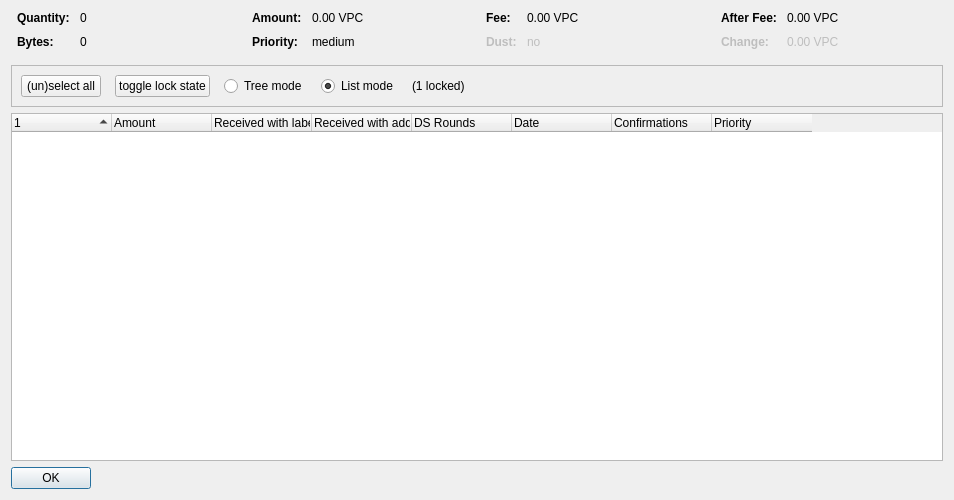
<?xml version="1.0" encoding="UTF-8"?>
<ui version="4.0">
 <class>CoinControlDialog</class>
 <widget class="QDialog" name="CoinControlDialog">
  <property name="geometry">
   <rect>
    <x>0</x>
    <y>0</y>
    <width>954</width>
    <height>500</height>
   </rect>
  </property>
  <property name="windowTitle">
   <string>Coin Selection</string>
  </property>
  <layout class="QVBoxLayout" name="verticalLayout">
   <item>
    <layout class="QHBoxLayout" name="horizontalLayoutTop" stretch="0,0,0,0">
     <property name="topMargin">
      <number>0</number>
     </property>
     <property name="bottomMargin">
      <number>10</number>
     </property>
     <item>
      <layout class="QFormLayout" name="formLayoutCoinControl1">
       <property name="horizontalSpacing">
        <number>10</number>
       </property>
       <property name="verticalSpacing">
        <number>10</number>
       </property>
       <property name="leftMargin">
        <number>6</number>
       </property>
       <property name="rightMargin">
        <number>6</number>
       </property>
       <item row="0" column="0">
        <widget class="QLabel" name="labelCoinControlQuantityText">
         <property name="font">
          <font>
           <weight>75</weight>
           <bold>true</bold>
          </font>
         </property>
         <property name="text">
          <string>Quantity:</string>
         </property>
        </widget>
       </item>
       <item row="0" column="1">
        <widget class="QLabel" name="labelCoinControlQuantity">
         <property name="cursor">
          <cursorShape>IBeamCursor</cursorShape>
         </property>
         <property name="contextMenuPolicy">
          <enum>Qt::ActionsContextMenu</enum>
         </property>
         <property name="text">
          <string notr="true">0</string>
         </property>
         <property name="textInteractionFlags">
          <set>Qt::LinksAccessibleByMouse|Qt::TextSelectableByKeyboard|Qt::TextSelectableByMouse</set>
         </property>
        </widget>
       </item>
       <item row="1" column="0">
        <widget class="QLabel" name="labelCoinControlBytesText">
         <property name="font">
          <font>
           <weight>75</weight>
           <bold>true</bold>
          </font>
         </property>
         <property name="text">
          <string>Bytes:</string>
         </property>
        </widget>
       </item>
       <item row="1" column="1">
        <widget class="QLabel" name="labelCoinControlBytes">
         <property name="cursor">
          <cursorShape>IBeamCursor</cursorShape>
         </property>
         <property name="contextMenuPolicy">
          <enum>Qt::ActionsContextMenu</enum>
         </property>
         <property name="text">
          <string notr="true">0</string>
         </property>
         <property name="textInteractionFlags">
          <set>Qt::LinksAccessibleByMouse|Qt::TextSelectableByKeyboard|Qt::TextSelectableByMouse</set>
         </property>
        </widget>
       </item>
      </layout>
     </item>
     <item>
      <layout class="QFormLayout" name="formLayoutCoinControl2">
       <property name="horizontalSpacing">
        <number>10</number>
       </property>
       <property name="verticalSpacing">
        <number>10</number>
       </property>
       <property name="leftMargin">
        <number>6</number>
       </property>
       <property name="rightMargin">
        <number>6</number>
       </property>
       <item row="0" column="0">
        <widget class="QLabel" name="labelCoinControlAmountText">
         <property name="font">
          <font>
           <weight>75</weight>
           <bold>true</bold>
          </font>
         </property>
         <property name="text">
          <string>Amount:</string>
         </property>
        </widget>
       </item>
       <item row="0" column="1">
        <widget class="QLabel" name="labelCoinControlAmount">
         <property name="cursor">
          <cursorShape>IBeamCursor</cursorShape>
         </property>
         <property name="contextMenuPolicy">
          <enum>Qt::ActionsContextMenu</enum>
         </property>
         <property name="text">
          <string notr="true">0.00 VPC</string>
         </property>
         <property name="textInteractionFlags">
          <set>Qt::LinksAccessibleByMouse|Qt::TextSelectableByKeyboard|Qt::TextSelectableByMouse</set>
         </property>
        </widget>
       </item>
       <item row="1" column="0">
        <widget class="QLabel" name="labelCoinControlPriorityText">
         <property name="font">
          <font>
           <weight>75</weight>
           <bold>true</bold>
          </font>
         </property>
         <property name="text">
          <string>Priority:</string>
         </property>
        </widget>
       </item>
       <item row="1" column="1">
        <widget class="QLabel" name="labelCoinControlPriority">
         <property name="cursor">
          <cursorShape>IBeamCursor</cursorShape>
         </property>
         <property name="contextMenuPolicy">
          <enum>Qt::ActionsContextMenu</enum>
         </property>
         <property name="text">
          <string>medium</string>
         </property>
         <property name="textInteractionFlags">
          <set>Qt::LinksAccessibleByMouse|Qt::TextSelectableByKeyboard|Qt::TextSelectableByMouse</set>
         </property>
        </widget>
       </item>
      </layout>
     </item>
     <item>
      <layout class="QFormLayout" name="formLayoutCoinControl3">
       <property name="horizontalSpacing">
        <number>10</number>
       </property>
       <property name="verticalSpacing">
        <number>10</number>
       </property>
       <property name="leftMargin">
        <number>6</number>
       </property>
       <property name="rightMargin">
        <number>6</number>
       </property>
       <item row="0" column="0">
        <widget class="QLabel" name="labelCoinControlFeeText">
         <property name="font">
          <font>
           <weight>75</weight>
           <bold>true</bold>
          </font>
         </property>
         <property name="text">
          <string>Fee:</string>
         </property>
        </widget>
       </item>
       <item row="0" column="1">
        <widget class="QLabel" name="labelCoinControlFee">
         <property name="cursor">
          <cursorShape>IBeamCursor</cursorShape>
         </property>
         <property name="contextMenuPolicy">
          <enum>Qt::ActionsContextMenu</enum>
         </property>
         <property name="text">
          <string notr="true">0.00 VPC</string>
         </property>
         <property name="textInteractionFlags">
          <set>Qt::LinksAccessibleByMouse|Qt::TextSelectableByKeyboard|Qt::TextSelectableByMouse</set>
         </property>
        </widget>
       </item>
       <item row="1" column="0">
        <widget class="QLabel" name="labelCoinControlLowOutputText">
         <property name="enabled">
          <bool>false</bool>
         </property>
         <property name="font">
          <font>
           <weight>75</weight>
           <bold>true</bold>
          </font>
         </property>
         <property name="text">
          <string>Dust:</string>
         </property>
        </widget>
       </item>
       <item row="1" column="1">
        <widget class="QLabel" name="labelCoinControlLowOutput">
         <property name="enabled">
          <bool>false</bool>
         </property>
         <property name="cursor">
          <cursorShape>IBeamCursor</cursorShape>
         </property>
         <property name="contextMenuPolicy">
          <enum>Qt::ActionsContextMenu</enum>
         </property>
         <property name="text">
          <string>no</string>
         </property>
         <property name="textInteractionFlags">
          <set>Qt::LinksAccessibleByMouse|Qt::TextSelectableByKeyboard|Qt::TextSelectableByMouse</set>
         </property>
        </widget>
       </item>
      </layout>
     </item>
     <item>
      <layout class="QFormLayout" name="formLayoutCoinControl4">
       <property name="horizontalSpacing">
        <number>10</number>
       </property>
       <property name="verticalSpacing">
        <number>10</number>
       </property>
       <property name="leftMargin">
        <number>6</number>
       </property>
       <property name="rightMargin">
        <number>6</number>
       </property>
       <item row="0" column="0">
        <widget class="QLabel" name="labelCoinControlAfterFeeText">
         <property name="font">
          <font>
           <weight>75</weight>
           <bold>true</bold>
          </font>
         </property>
         <property name="text">
          <string>After Fee:</string>
         </property>
        </widget>
       </item>
       <item row="0" column="1">
        <widget class="QLabel" name="labelCoinControlAfterFee">
         <property name="cursor">
          <cursorShape>IBeamCursor</cursorShape>
         </property>
         <property name="contextMenuPolicy">
          <enum>Qt::ActionsContextMenu</enum>
         </property>
         <property name="text">
          <string notr="true">0.00 VPC</string>
         </property>
         <property name="textInteractionFlags">
          <set>Qt::LinksAccessibleByMouse|Qt::TextSelectableByKeyboard|Qt::TextSelectableByMouse</set>
         </property>
        </widget>
       </item>
       <item row="1" column="0">
        <widget class="QLabel" name="labelCoinControlChangeText">
         <property name="enabled">
          <bool>false</bool>
         </property>
         <property name="font">
          <font>
           <weight>75</weight>
           <bold>true</bold>
          </font>
         </property>
         <property name="text">
          <string>Change:</string>
         </property>
        </widget>
       </item>
       <item row="1" column="1">
        <widget class="QLabel" name="labelCoinControlChange">
         <property name="enabled">
          <bool>false</bool>
         </property>
         <property name="cursor">
          <cursorShape>IBeamCursor</cursorShape>
         </property>
         <property name="contextMenuPolicy">
          <enum>Qt::ActionsContextMenu</enum>
         </property>
         <property name="text">
          <string notr="true">0.00 VPC</string>
         </property>
         <property name="textInteractionFlags">
          <set>Qt::LinksAccessibleByMouse|Qt::TextSelectableByKeyboard|Qt::TextSelectableByMouse</set>
         </property>
        </widget>
       </item>
      </layout>
     </item>
    </layout>
   </item>
   <item>
    <widget class="QFrame" name="frame">
     <property name="minimumSize">
      <size>
       <width>0</width>
       <height>40</height>
      </size>
     </property>
     <property name="frameShape">
      <enum>QFrame::StyledPanel</enum>
     </property>
     <property name="frameShadow">
      <enum>QFrame::Sunken</enum>
     </property>
     <layout class="QHBoxLayout" name="horizontalLayout">
      <item>
       <layout class="QHBoxLayout" name="horizontalLayoutPanel" stretch="0,0,0,0,0,0">
        <property name="spacing">
         <number>14</number>
        </property>
        <item>
         <widget class="QPushButton" name="pushButtonSelectAll">
          <property name="sizePolicy">
           <sizepolicy hsizetype="Maximum" vsizetype="Fixed">
            <horstretch>0</horstretch>
            <verstretch>0</verstretch>
           </sizepolicy>
          </property>
          <property name="text">
           <string>(un)select all</string>
          </property>
          <property name="autoDefault">
           <bool>false</bool>
          </property>
         </widget>
        </item>
        <item>
         <widget class="QPushButton" name="pushButtonToggleLock">
          <property name="sizePolicy">
           <sizepolicy hsizetype="Maximum" vsizetype="Fixed">
            <horstretch>0</horstretch>
            <verstretch>0</verstretch>
           </sizepolicy>
          </property>
          <property name="text">
           <string>toggle lock state</string>
          </property>
          <property name="autoDefault">
           <bool>false</bool>
          </property>
         </widget>
        </item>
        <item>
         <widget class="QRadioButton" name="radioTreeMode">
          <property name="sizePolicy">
           <sizepolicy hsizetype="Maximum" vsizetype="Fixed">
            <horstretch>0</horstretch>
            <verstretch>0</verstretch>
           </sizepolicy>
          </property>
          <property name="text">
           <string>Tree mode</string>
          </property>
         </widget>
        </item>
        <item>
         <widget class="QRadioButton" name="radioListMode">
          <property name="sizePolicy">
           <sizepolicy hsizetype="Maximum" vsizetype="Fixed">
            <horstretch>0</horstretch>
            <verstretch>0</verstretch>
           </sizepolicy>
          </property>
          <property name="text">
           <string>List mode</string>
          </property>
          <property name="checked">
           <bool>true</bool>
          </property>
         </widget>
        </item>
        <item>
         <widget class="QLabel" name="labelLocked">
          <property name="text">
           <string>(1 locked)</string>
          </property>
         </widget>
        </item>
        <item>
         <spacer name="horizontalSpacer">
          <property name="orientation">
           <enum>Qt::Horizontal</enum>
          </property>
          <property name="sizeHint" stdset="0">
           <size>
            <width>40</width>
            <height>20</height>
           </size>
          </property>
         </spacer>
        </item>
       </layout>
      </item>
     </layout>
    </widget>
   </item>
   <item>
    <widget class="CoinControlTreeWidget" name="treeWidget">
     <property name="contextMenuPolicy">
      <enum>Qt::CustomContextMenu</enum>
     </property>
     <property name="sortingEnabled">
      <bool>false</bool>
     </property>
     <property name="columnCount">
      <number>8</number>
     </property>
     <attribute name="headerShowSortIndicator" stdset="0">
      <bool>true</bool>
     </attribute>
     <attribute name="headerStretchLastSection">
      <bool>false</bool>
     </attribute>
     <column>
      <property name="text">
       <string/>
      </property>
     </column>
     <column>
      <property name="text">
       <string>Amount</string>
      </property>
     </column>
     <column>
      <property name="text">
       <string>Received with label</string>
      </property>
     </column>
     <column>
      <property name="text">
       <string>Received with address</string>
      </property>
     </column>
     <column>
      <property name="text">
       <string>DS Rounds</string>
      </property>
     </column>
     <column>
      <property name="text">
       <string>Date</string>
      </property>
     </column>
     <column>
      <property name="text">
       <string>Confirmations</string>
      </property>
      <property name="toolTip">
       <string>Confirmed</string>
      </property>
     </column>
     <column>
      <property name="text">
       <string>Priority</string>
      </property>
     </column>
    </widget>
   </item>
   <item>
    <widget class="QDialogButtonBox" name="buttonBox">
     <property name="sizePolicy">
      <sizepolicy hsizetype="Maximum" vsizetype="Fixed">
       <horstretch>0</horstretch>
       <verstretch>0</verstretch>
      </sizepolicy>
     </property>
     <property name="orientation">
      <enum>Qt::Horizontal</enum>
     </property>
     <property name="standardButtons">
      <set>QDialogButtonBox::Ok</set>
     </property>
    </widget>
   </item>
  </layout>
 </widget>
 <customwidgets>
  <customwidget>
   <class>CoinControlTreeWidget</class>
   <extends>QTreeWidget</extends>
   <header>coincontroltreewidget.h</header>
  </customwidget>
 </customwidgets>
 <resources/>
 <connections/>
</ui>
